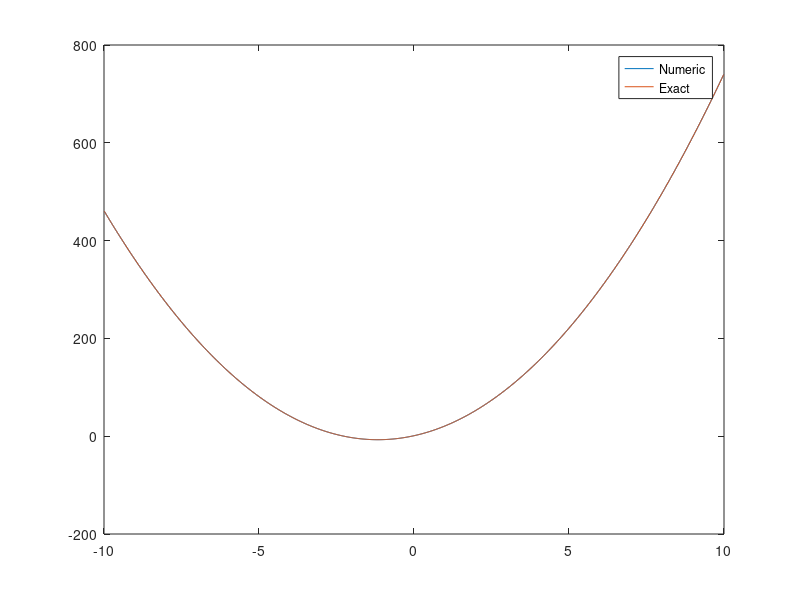

The MATLAB source for this figure:
f = @(x) 2*x.^3 + 7*x.^2 + x + 1;
f_deriv = @(x) 6*x.^2 + 14*x + 1;



N = 100;

x = linspace(-10,10,N);
y = f(x);

h = 20/(N-1);


dydx = diff(y)./diff(x);

dydx = diff(y)./h;

x_ = x(1:N-1)+h/2;
plot(x_,dydx,x_,f_deriv(x_))
legend('Numeric','Exact')


eroare = sum(abs(dydx - f_deriv(x_)))





N = 1000;

x = linspace(-10,10,N);
y = f(x);

h = 20/(N-1);


dydx = diff(y)./diff(x);

dydx = diff(y)./h;

x_ = x(1:N-1)+h/2;
plot(x_,dydx,x_,f_deriv(x_))
legend('Numeric','Exact')


eroare2 = sum(abs(dydx - f_deriv(x_)))
